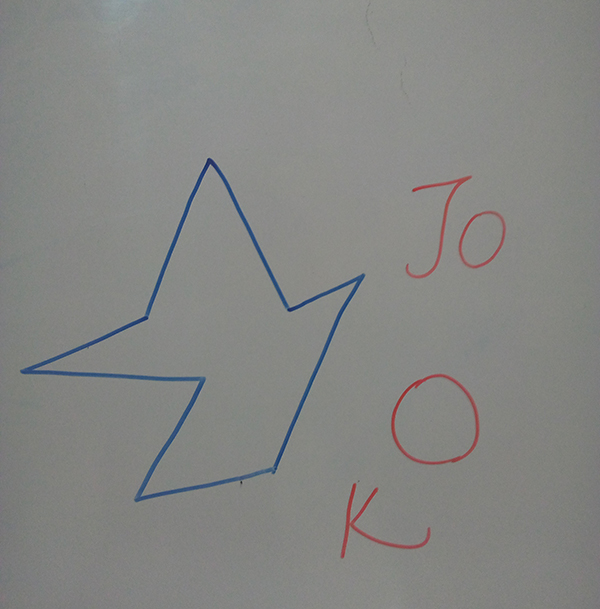
#> input picture image01_r.jpg, 600 x 609 px
$ python edit6.py   (older library calls are emulated)
#> lines starting #> are read from the running program, lines starting #| are printed output that depends on the picture; after the words box and inside, x2 and y2 are one past the last pixel; in counts of white or black regions, pixels touching at a corner belong together
import numpy as np
import cv2

img = cv2.imread('image01_r.jpg', cv2.IMREAD_UNCHANGED)
#> img is the input picture: shape (609, 600, 3); mean B, G, R 131.7, 134.1, 133.2

ret, threshed_img = cv2.threshold(cv2.cvtColor(img, cv2.COLOR_BGR2GRAY),110, 255, cv2.THRESH_BINARY_INV)
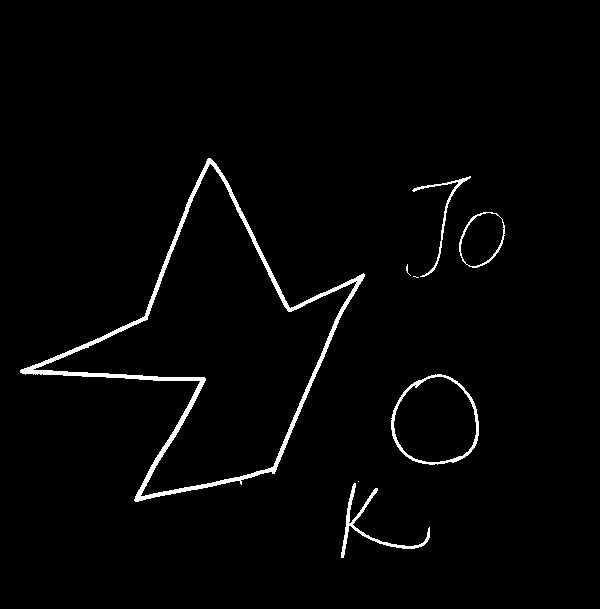
#> threshed_img: shape (609, 600); 2% white; 8 white regions (3 under 20 px)

imag, contours, hier = cv2.findContours(threshed_img, cv2.RETR_EXTERNAL,cv2.CHAIN_APPROX_SIMPLE)
#> contours = 8 contours, 3 with area under 20; largest, box (x1, y1, x2, y2) and area: (20, 158, 365, 502) 42247, (391, 374, 479, 465) 6136, (459, 212, 505, 268) 1855, (341, 483, 430, 558) 500, (412, 176, 471, 277) 243


cv2.drawContours(img,contours,6,(0,255,0),1)
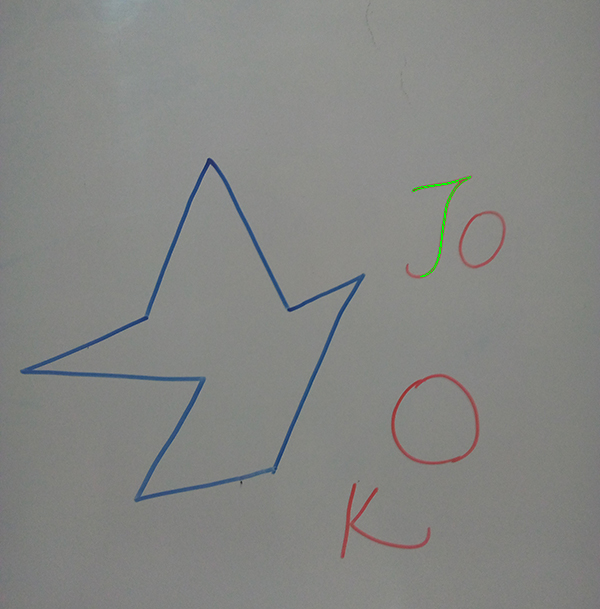
#> img: shape (609, 600, 3); 0.08% of pixels changed, all inside (x1, y1, x2, y2) = (412, 176, 471, 277)


cv2.imshow('s',img)
x=[]
y=[]
xM =[]
yM=[]
for indx,i in enumerate(contours):
    x.append([])
    y.append([])
    xM.append([])
    yM.append([])
    for j in i:
        x[indx].append(j[0][0])
        y[indx].append(j[0][1])
#> this loop made 8 passes
#> i on pass 2: [[358, 481]]
#> after the loop, x = 8 items; xM = [[], [], [], [], [], [], [], []]; y = 8 items; yM = [[], [], [], [], [], [], [], []]

ob = len(contours)
#> ob = 8

ex = 50
ey = 90
emid = [ex/2,ey/2]

# equal to eraser
for j in range(len(x)):
	for i in range(len(x[j])):
		xmin = min(x[j])
		xmax = max(x[j])
		ymin = min(y[j])
		ymax = max(y[j])
		dx = xmax-xmin
		dy = ymax-ymin
		if ex >= dx:
			if ey >= dy:
				print('X',int((xmax+xmin)/2),'Y',int((ymin+ymax)/2))
				break
			elif ey <= dy:
				print('Y1',ymin,'Y2',ymax)
				break

		elif ex <= dx:
			if ey >= dy:
				print('X1',xmin,'X2',xmax)
				break
			if ey <= dy:
				print('X',x[j][i],'Y',y[j][i])
	print('Compled Object',j+1)
#> this loop made 8 passes
#> (printed output is left out)

# cv2.imshow('i',img)
cv2.waitKey()
# cv2.destroyAllWindows()

$ run again, with ed.jpg copied over image01_r.jpg
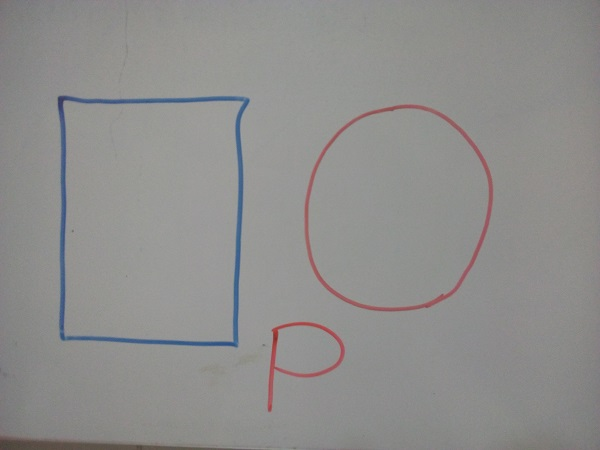
#> input picture ed.jpg, 600 x 450 px
#> img is the input picture: shape (450, 600, 3); mean B, G, R 140.7, 142.1, 142.8
#> `ret, threshed_img = cv2.threshold(cv2.cvtColor(img, cv2.COLOR_BGR2GRAY..`:
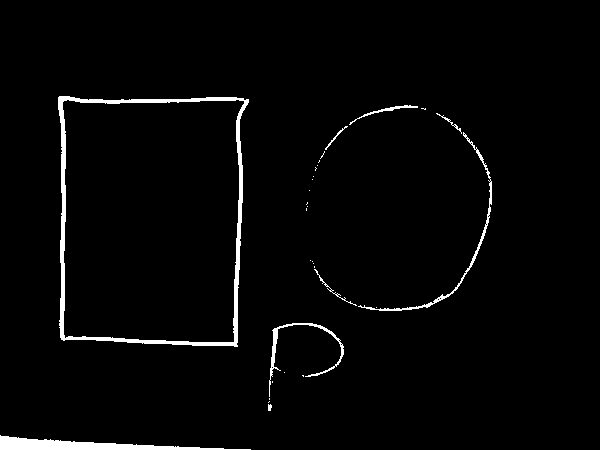
#> threshed_img: shape (450, 600); 2.5% white; 30 white regions (21 under 20 px)
#> contours = 30 contours, 22 with area under 20; largest, box (x1, y1, x2, y2) and area: (58, 96, 249, 347) 43688, (0, 435, 251, 450) 1321, (358, 132, 492, 311) 394, (269, 323, 344, 397) 320, (349, 105, 418, 125) 92, (325, 126, 348, 150) 29, (436, 113, 462, 134) 28, (314, 269, 357, 306) 28
#> img: shape (450, 600, 3); under 0.01% of pixels changed, all inside (x1, y1, x2, y2) = (284, 372, 285, 373)
#> the loop `for indx,i in enumerate(contours):` made 30 passes
#> i on passes 3, 4, 5, 6, 7, 9, 11, 12: [[269, 401], [268, 402]], [[269, 398], [269, 399]], [[272, 381], [272, 382]], [[302, 375], [303, 376], [303, 375]], [[284, 372]], [[376, 307]], [[314, 266], [314, 267]], [[313, 263]]
#> after the loop `for indx,i in enumerate(contours):`: x = 30 items; xM = 30 items, first 6: [], [], [], [], [], []; y = 30 items; yM = 30 items, first 6: [], [], [], [], [], []
#> ob = 30
#> the loop `for j in range(len(x)):` made 30 passes
#| X1 0 X2 250
#| Compled Object 1
#| X 269 Y 407
#| Compled Object 2
#| X 268 Y 401
#| Compled Object 3
#> (further printed lines are left out)
